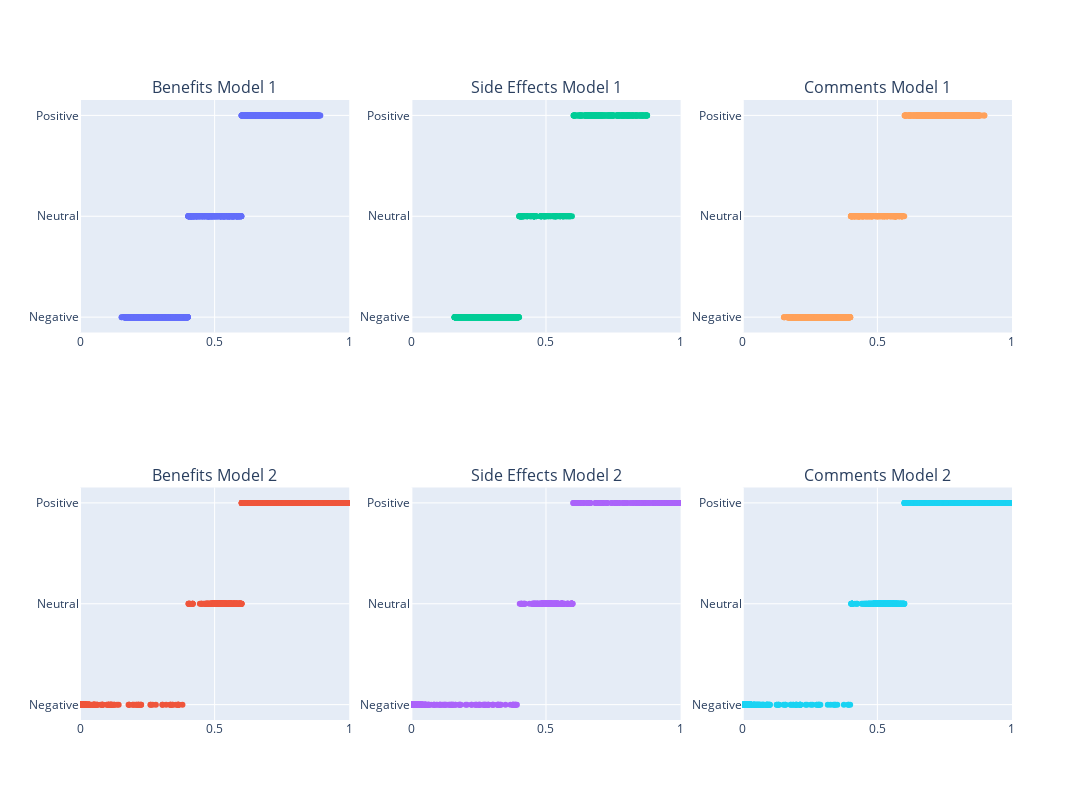

This figure's notebook cell:
### Code cell
import plotly.graph_objects as go
from plotly.subplots import make_subplots
import pandas as pd

# Assuming 'data' is your DataFrame and it's already prepared with the necessary columns

# Creating subplots: 3 rows (for benefits, sideEffects, comments), 2 columns (for model1 and model2)
fig = make_subplots(rows=2, cols=3, subplot_titles=("Benefits Model 1",  "Side Effects Model 1", "Comments Model 1",
                                                     "Benefits Model 2","Side Effects Model 2", "Comments Model 2"))

# Adding scatter plots for each model and segment
# Benefits Model 1
fig.add_trace(go.Scatter(x=data['benefits_model1Score'], y=data['benefits_model1Label'], mode='markers', name='Benefits Model 1'),
              row=1, col=1)

# Benefits Model 2
fig.add_trace(go.Scatter(x=data['benefits_model2Score'], y=data['benefits_model2Label'], mode='markers', name='Benefits Model 2'),
              row=2, col=1)

# Side Effects Model 1
fig.add_trace(go.Scatter(x=data['sideEffects_model1Score'], y=data['sideEffects_model1Label'], mode='markers', name='Side Effects Model 1'),
              row=1, col=2)

# Side Effects Model 2
fig.add_trace(go.Scatter(x=data['sideEffects_model2Score'], y=data['sideEffects_model2Label'], mode='markers', name='Side Effects Model 2'),
              row=2, col=2)

# Comments Model 1
fig.add_trace(go.Scatter(x=data['comments_model1Score'], y=data['comments_model1Label'], mode='markers', name='Comments Model 1'),
              row=1, col=3)

# Comments Model 2
fig.add_trace(go.Scatter(x=data['comments_model2Score'], y=data['comments_model2Label'], mode='markers', name='Comments Model 2'),
              row=2, col=3)

# Updating layout for readability
fig.update_layout(height=800, width=1200, showlegend=False)
fig.update_yaxes(categoryorder='category ascending')
# Set x-axis range from 0 to 1 for all subplots
fig.update_xaxes(range=[0, 1])

# Showing the plot
fig.show()

### Figure 1 — Plotly figure (JSON) as saved in the notebook; plotly's stock layout.template omitted (floating-point values rounded to 4 significant figures; data arrays with more than 128 entries replaced by an {"elided": "..."} marker saying what was removed)
{"data": [{"mode": "markers", "name": "Benefits Model 1", "type": "scatter", "x": {"elided": "4143 float values"}, "xaxis": "x", "y": {"elided": "4143 str values"}, "yaxis": "y"}, {"mode": "markers", "name": "Benefits Model 2", "type": "scatter", "x": {"elided": "4143 float values"}, "xaxis": "x4", "y": {"elided": "4143 str values"}, "yaxis": "y4"}, {"mode": "markers", "name": "Side Effects Model 1", "type": "scatter", "x": {"elided": "4143 float values"}, "xaxis": "x2", "y": {"elided": "4143 str values"}, "yaxis": "y2"}, {"mode": "markers", "name": "Side Effects Model 2", "type": "scatter", "x": {"elided": "4143 float values"}, "xaxis": "x5", "y": {"elided": "4143 str values"}, "yaxis": "y5"}, {"mode": "markers", "name": "Comments Model 1", "type": "scatter", "x": {"elided": "4143 float values"}, "xaxis": "x3", "y": {"elided": "4143 str values"}, "yaxis": "y3"}, {"mode": "markers", "name": "Comments Model 2", "type": "scatter", "x": {"elided": "4143 float values"}, "xaxis": "x6", "y": {"elided": "4143 str values"}, "yaxis": "y6"}], "layout": {"annotations": [{"font": {"size": 16}, "showarrow": false, "text": "Benefits Model 1", "x": 0.1444, "xanchor": "center", "xref": "paper", "y": 1, "yanchor": "bottom", "yref": "paper"}, {"font": {"size": 16}, "showarrow": false, "text": "Side Effects Model 1", "x": 0.5, "xanchor": "center", "xref": "paper", "y": 1, "yanchor": "bottom", "yref": "paper"}, {"font": {"size": 16}, "showarrow": false, "text": "Comments Model 1", "x": 0.8556, "xanchor": "center", "xref": "paper", "y": 1, "yanchor": "bottom", "yref": "paper"}, {"font": {"size": 16}, "showarrow": false, "text": "Benefits Model 2", "x": 0.1444, "xanchor": "center", "xref": "paper", "y": 0.375, "yanchor": "bottom", "yref": "paper"}, {"font": {"size": 16}, "showarrow": false, "text": "Side Effects Model 2", "x": 0.5, "xanchor": "center", "xref": "paper", "y": 0.375, "yanchor": "bottom", "yref": "paper"}, {"font": {"size": 16}, "showarrow": false, "text": "Comments Model 2", "x": 0.8556, "xanchor": "center", "xref": "paper", "y": 0.375, "yanchor": "bottom", "yref": "paper"}], "height": 800, "showlegend": false, "width": 1200, "xaxis": {"anchor": "y", "domain": [0, 0.2889], "range": [0, 1], "type": "linear"}, "xaxis2": {"anchor": "y2", "domain": [0.3556, 0.6444], "range": [0, 1], "type": "linear"}, "xaxis3": {"anchor": "y3", "domain": [0.7111, 1], "range": [0, 1], "type": "linear"}, "xaxis4": {"anchor": "y4", "domain": [0, 0.2889], "range": [0, 1], "type": "linear"}, "xaxis5": {"anchor": "y5", "domain": [0.3556, 0.6444], "range": [0, 1], "type": "linear"}, "xaxis6": {"anchor": "y6", "domain": [0.7111, 1], "range": [0, 1], "type": "linear"}, "yaxis": {"anchor": "x", "autorange": true, "categoryorder": "category ascending", "domain": [0.625, 1], "range": [-0.1524, 2.152], "type": "category"}, "yaxis2": {"anchor": "x2", "autorange": true, "categoryorder": "category ascending", "domain": [0.625, 1], "range": [-0.1524, 2.152], "type": "category"}, "yaxis3": {"anchor": "x3", "autorange": true, "categoryorder": "category ascending", "domain": [0.625, 1], "range": [-0.1524, 2.152], "type": "category"}, "yaxis4": {"anchor": "x4", "autorange": true, "categoryorder": "category ascending", "domain": [0, 0.375], "range": [-0.1524, 2.152], "type": "category"}, "yaxis5": {"anchor": "x5", "autorange": true, "categoryorder": "category ascending", "domain": [0, 0.375], "range": [-0.1524, 2.152], "type": "category"}, "yaxis6": {"anchor": "x6", "autorange": true, "categoryorder": "category ascending", "domain": [0, 0.375], "range": [-0.1524, 2.152], "type": "category"}}}
